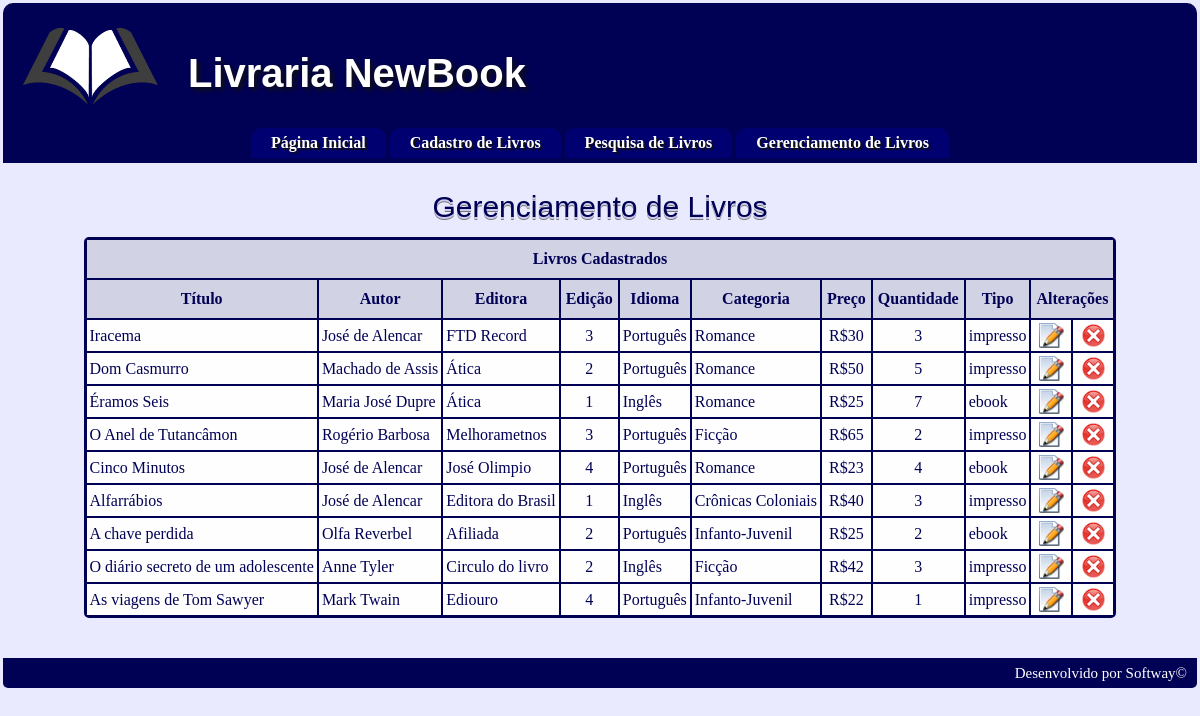
Page /gerenciaLivro.php on the committed database.
### tables this page shows
CREATE TABLE IF NOT EXISTS `livro` (
  `id` int(11) NOT NULL AUTO_INCREMENT,
  `titulo` varchar(200) NOT NULL,
  `autor` varchar(100) NOT NULL,
  `editora` varchar(100) NOT NULL,
  `edicao` int(11) NOT NULL,
  `idioma` varchar(100) NOT NULL,
  `categoria` varchar(100) NOT NULL,
  `preco` float NOT NULL,
  `quantidade` int(11) NOT NULL,
  `tipo` varchar(100) NOT NULL,
  PRIMARY KEY (`id`)
);

### listaLivro.php (the view)
<?php
	$sql= "SELECT * FROM `livro`";
	$reg= mysql_query($sql,$conexao) or die (mysql_error());
	$numRegistros = mysql_num_rows($reg);
	echo "<div id='content'>
			<p>
			<h2>Gerenciamento de Livros</h2>
			</p>
			<table class='resultados' summary='Livros cadastrados no sistema até o momento.'>
				<tr>
					<th colspan=11>
						Livros Cadastrados
					</th>
				</tr>
				<tr>
					<th>
						Título
					</th>
					<th>
						Autor
					</th>
					<th>
						Editora
					</th>
					<th>
						Edição
					</th>
					<th>
						Idioma
					</th>
					<th>
						Categoria
					</th>
					<th>
						Preço
					</th>
					<th>
						Quantidade
					</th>
					<th>
						Tipo
					</th>
					<th colspan=2>
						Alterações
					</th>
				</tr>";
	if ($numRegistros!=0){
		while($resultado  = mysql_fetch_object($reg)){
				echo "	<tr>
							<td>
								".$resultado->titulo."
							</td>
							<td>
								".$resultado->autor."
							</td>
							<td>
								".$resultado->editora."
							</td>
							<td align=center>
								".$resultado->edicao."
							</td>
							<td>
								".$resultado->idioma."
							</td>
							<td>
								".$resultado->categoria."
							</td>
							<td align=center>
								R$".$resultado->preco."
							</td>
							<td align=center>
								".$resultado->quantidade."
							</td>
							<td>
								".$resultado->tipo."
							</td>
							<td align=center>
								<a href='gerenciaLivro.php?acao=editar&id=".$resultado->id."'><img src='images/edit.png'></a>
							</td>
							<td align=center>
								<a href='gerenciaLivro.php?acao=excluir&id=".$resultado->id."' onclick=\"return confirm('Tem Certeza de que deseja excluir este livro?')\"><img src='images/delete.png'></a>
							</td>
						</tr> ";
		}
	}else{
		echo "	<tr>
					<td colspan=11 align=center id='semregistro'>
						Nenhum registro encontrado.
					</td>
				</tr>";
	}
	echo"</table></div>";
?>

### gerenciaLivro.php (shortened to what this page needs)
<?php
	include("conexao.php");
?>
<html>
	<head>
		<link type="text/css" rel="stylesheet" href="style.css"/>
		<link type="text/css" rel="stylesheet" href="form.css"/>
		<link type="text/css" rel="stylesheet" href="table.css"/>
	</head>
	<body>
		<div id="all">
			<?php
				include ('header.php');
				if (isset($_GET['acao'])&&($_GET['acao']=='editar')){
					include ("editaLivro.php");
				}else{
					include ("listaLivro.php");
				}
				include("footer.php");
			?>
		</div>
	</body>
</html>

### header.php
<div id="header">
	<h1><img src="images/logo.png" alt="Livraria NewBook" height=80 width=135><span>Livraria NewBook</span></h1>
</div>
<div id="menu">
	<ul>
		<li><a href="index.php">Página Inicial</a></li>
		<li><a href="cadastroLivro.php">Cadastro de Livros</a></li>
		<li><a href="pesquisaLivro.php">Pesquisa de Livros</a></li>
		<li><a href="gerenciaLivro.php">Gerenciamento de Livros</a></li>
	</ul>
</div>

### footer.php
<div id="footer">
	<P>Desenvolvido por Softway©</P>
</div>

### style.css (style rules this page uses)
#header { height:125px; background:#000055; width:100%; margin:0px auto; border-top-left-radius:10px; border-top-right-radius:10px; }
#header h1 { width:100%; position:absolute; top:0px; color:#FFF; text-shadow: 3px 3px 5px #101010; font-family:"Trebuchet MS", Helvetica, sans-serif; font-size: 40; }
#header h1 img { margin: 0px 30px 0px 20px; }
#header h1 span { position: absolute; top:30%; }
#menu { background-color:#000055; }
#menu ul { padding:0px; margin-left:auto; margin-right:auto; margin-top:0; display:table; list-style:none; height: 35px; overflow:auto; }
#menu ul li { display: inline; position: relative; }
#menu ul li a { padding: 6px 20px; margin: 0 2px; display: inline-block; background-color:#000070; color: #FFF; text-decoration: none; font-size: 16px; font-weight:bold; text-shadow: 2px 2px 1px #101010; border-top-left-radius: 10px; border-top-right-radius: 10px; }
body { background-color: #EAEAFF; margin:3px; height:100%; }
#content { margin: 0px 40px 40px 40px; text-align: justify; color:#000055; }
h2 { margin: 1em 0 0.5em 0; color: #000055; font-weight: normal; font-family: 'Orienta', sans-serif; font-size: 30px; line-height: 28px; text-shadow: 0 2px #CCCCEE, 0 3px #777; text-align:center; }
#footer { padding-right:10px; margin:0px; background-color:#000055; text-align:right; color:#FFF; height: 30px; border-bottom-right-radius:5px; border-bottom-left-radius:5px; line-height:30px; font-size:15; position: relative; bottom: 0%; }

### table.css (style rules this page uses)
.resultados { border:solid 2px #000055; margin: 0 auto; border-radius:5px; }
table,td,th { color: #000055; border:solid 1px #000055; }
table { border-spacing:0; }
th { height:40px; background: rgba(0,0,0,0.1); padding: 5px; }
td { background: rgba(255,255,255,0.95); padding: 3px; }
.resultados img { width: 25px; height: 25px; }

### rows in the picture
livro: titulo "Iracema", autor "José de Alencar", editora "FTD Record", edicao "3", idioma "Português", categoria "Romance", preco "30", quantidade "3", tipo "impresso"
livro: titulo "Dom Casmurro", autor "Machado de Assis", editora "Ática", edicao "2", idioma "Português", categoria "Romance", preco "50", quantidade "5", tipo "impresso"
livro: titulo "Éramos Seis", autor "Maria José Dupre", editora "Ática", edicao "1", idioma "Inglês", categoria "Romance", preco "25", quantidade "7", tipo "ebook"
livro: titulo "O Anel de Tutancâmon", autor "Rogério Barbosa", editora "Melhorametnos", edicao "3", idioma "Português", categoria "Ficção", preco "65", quantidade "2", tipo "impresso"
livro: titulo "Cinco Minutos", autor "José de Alencar", editora "José Olimpio", edicao "4", idioma "Português", categoria "Romance", preco "23", quantidade "4", tipo "ebook"
livro: titulo "Alfarrábios", autor "José de Alencar", editora "Editora do Brasil", edicao "1", idioma "Inglês", categoria "Crônicas Coloniais", preco "40", quantidade "3", tipo "impresso"
livro: titulo "A chave perdida", autor "Olfa Reverbel", editora "Afiliada", edicao "2", idioma "Português", categoria "Infanto-Juvenil", preco "25", quantidade "2", tipo "ebook"
livro: titulo "O diário secreto de um adolescente", autor "Anne Tyler", editora "Circulo do livro", edicao "2", idioma "Inglês", categoria "Ficção", preco "42", quantidade "3", tipo "impresso"
livro: titulo "As viagens de Tom Sawyer", autor "Mark Twain", editora "Ediouro", edicao "4", idioma "Português", categoria "Infanto-Juvenil", preco "22", quantidade "1", tipo "impresso"
